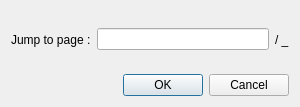
<?xml version="1.0" encoding="UTF-8"?>
<ui version="4.0">
 <class>DialogJumpToPage</class>
 <widget class="QDialog" name="DialogJumpToPage">
  <property name="geometry">
   <rect>
    <x>0</x>
    <y>0</y>
    <width>300</width>
    <height>107</height>
   </rect>
  </property>
  <property name="minimumSize">
   <size>
    <width>300</width>
    <height>107</height>
   </size>
  </property>
  <property name="maximumSize">
   <size>
    <width>300</width>
    <height>107</height>
   </size>
  </property>
  <property name="windowTitle">
   <string>Jump to page</string>
  </property>
  <layout class="QVBoxLayout" name="verticalLayout">
   <item>
    <layout class="QHBoxLayout" name="horizontalLayout">
     <item>
      <widget class="QLabel" name="labelJump">
       <property name="text">
        <string>Jump to page :</string>
       </property>
      </widget>
     </item>
     <item>
      <widget class="QLineEdit" name="lineEditJumpToPage"/>
     </item>
     <item>
      <widget class="QLabel" name="labelTotalPageCount">
       <property name="text">
        <string>/ _</string>
       </property>
      </widget>
     </item>
    </layout>
   </item>
   <item>
    <widget class="QDialogButtonBox" name="buttonBox">
     <property name="orientation">
      <enum>Qt::Horizontal</enum>
     </property>
     <property name="standardButtons">
      <set>QDialogButtonBox::Cancel|QDialogButtonBox::Ok</set>
     </property>
    </widget>
   </item>
  </layout>
 </widget>
 <resources/>
 <connections>
  <connection>
   <sender>buttonBox</sender>
   <signal>accepted()</signal>
   <receiver>DialogJumpToPage</receiver>
   <slot>accept()</slot>
   <hints>
    <hint type="sourcelabel">
     <x>248</x>
     <y>254</y>
    </hint>
    <hint type="destinationlabel">
     <x>157</x>
     <y>274</y>
    </hint>
   </hints>
  </connection>
  <connection>
   <sender>buttonBox</sender>
   <signal>rejected()</signal>
   <receiver>DialogJumpToPage</receiver>
   <slot>reject()</slot>
   <hints>
    <hint type="sourcelabel">
     <x>316</x>
     <y>260</y>
    </hint>
    <hint type="destinationlabel">
     <x>286</x>
     <y>274</y>
    </hint>
   </hints>
  </connection>
 </connections>
</ui>
